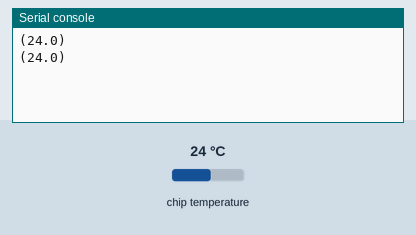
The program below on a simulated CircuitPython board. Shown: the last lines printed to the serial console. The inputs (shaded band) are chosen by the test bench; at power-on: chip temperature 24 °C. Random numbers come from a fixed seed.

Above: at 1.2 s.
1.3 s: chip temperature set to 1 °C
At 2.6 s:
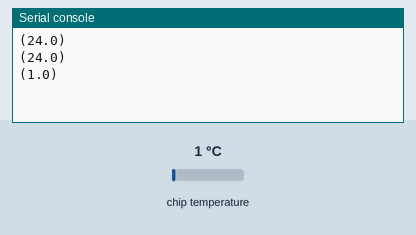
2.8 s: chip temperature set to 11 °C
At 3.8 s:
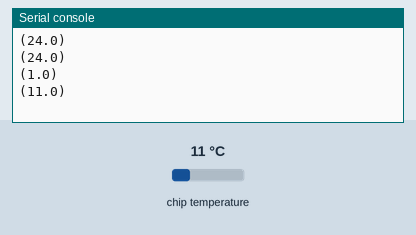
Timing chart, 0 to 5.8 s (numbered marks = the images above; inputs shaded):
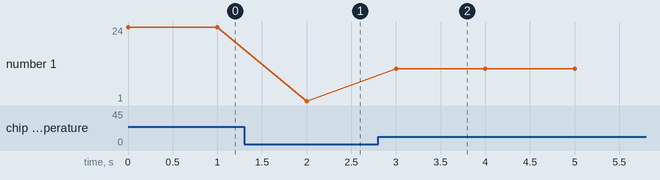

The program:

serial_read_data-code.py
```python
"""
Print a number to the REPL.
Format that can be read by the Mu grapher.
Using CPU temperature as a sample data.


This uses the optional second serial port available in Circuitpython 7.x
Activate it in the boot.py file with the following code

import usb_cdc
usb_cdc.enable(console=True, data=True)

Some boards might require disabling USB endpoints to enable the data port.
"""

import microcontroller
import time
import random
import usb_cdc


def generate_some_data():
    """
    dummy data, replace that by reading a sensor
    or buttons, or whatever
    """
    try:  # CPU temperature
        return microcontroller.cpu.temperature
    except Exception:
        pass
    # dummy data if temperature not available
    past_temp = past_temp + random.random() - 0.5
    return random.randint(2000, 2500) / 100


while True:
    data_out = {}
    temperature = generate_some_data()
    temperature_str = f"({temperature})\r\n".encode()
    # prints with () on a solo line to satisfy the Mu grapher
    usb_cdc.data.write(temperature_str)
    # optionally print to the REPL channel for debug purposes
    # print("DEBUG - sending:", temperature_str)
    # change the sleep time to match your needs
    time.sleep(1)
```

Measured:
- after the input at 1.3 s, the serial console: prints a new line after 0.70 s (image 1)
- after the input at 2.8 s, the serial console: prints a new line after 0.20 s (image 2)
- plotted number 1: 24 → 1 after the input at 1.3 s, 1 → 11 after the input at 2.8 s
